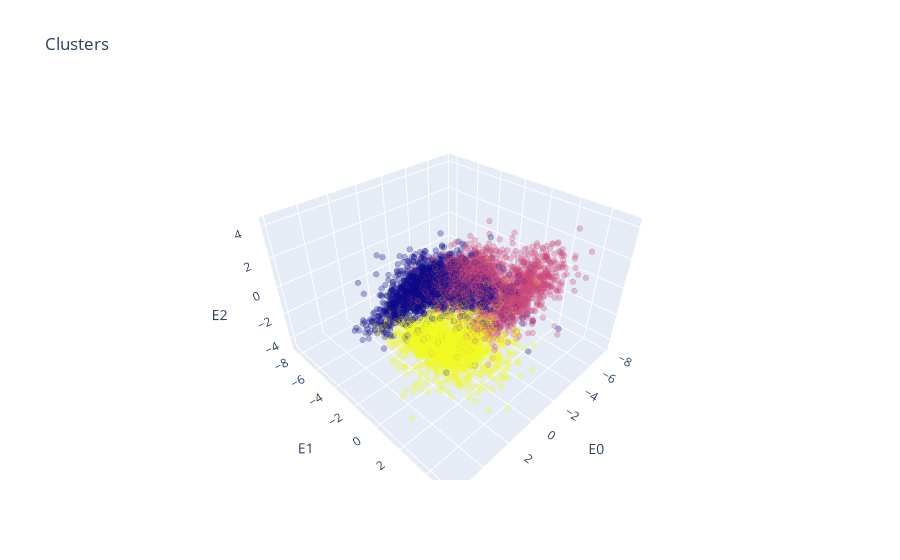

This figure's notebook cell:
### Code cell
graph = go.Scatter3d(
    x= codings[:,0],
    y= codings[:,1],
    z= codings[:,2],
    mode='markers',
    marker=dict(
        color = y_tr, 
        size= 2,
        line=dict(
            color= y_tr,
            width= 12
        ),
        opacity=0.3
    )
)
data = [graph]
layout = go.Layout(
    title= 'Clusters',
    scene = dict(
        xaxis = dict(title  = 'E0'),
        yaxis = dict(title  = 'E1'),
        zaxis = dict(title  = 'E2')
    )
)
fig = go.Figure(data=data, layout=layout)
py.offline.iplot(fig)

### Figure 1 — Plotly figure (JSON) as saved in the notebook; plotly's stock layout.template omitted (floating-point values rounded to 4 significant figures; data arrays with more than 128 entries replaced by an {"elided": "..."} marker saying what was removed)
{"data": [{"marker": {"color": {"elided": "5600 int values"}, "line": {"color": {"elided": "5600 int values"}, "width": 12}, "opacity": 0.3, "size": 2}, "mode": "markers", "type": "scatter3d", "x": {"elided": "5600 float values"}, "y": {"elided": "5600 float values"}, "z": {"elided": "5600 float values"}}], "layout": {"scene": {"xaxis": {"title": {"text": "E0"}}, "yaxis": {"title": {"text": "E1"}}, "zaxis": {"title": {"text": "E2"}}}, "title": {"text": "Clusters"}}}
